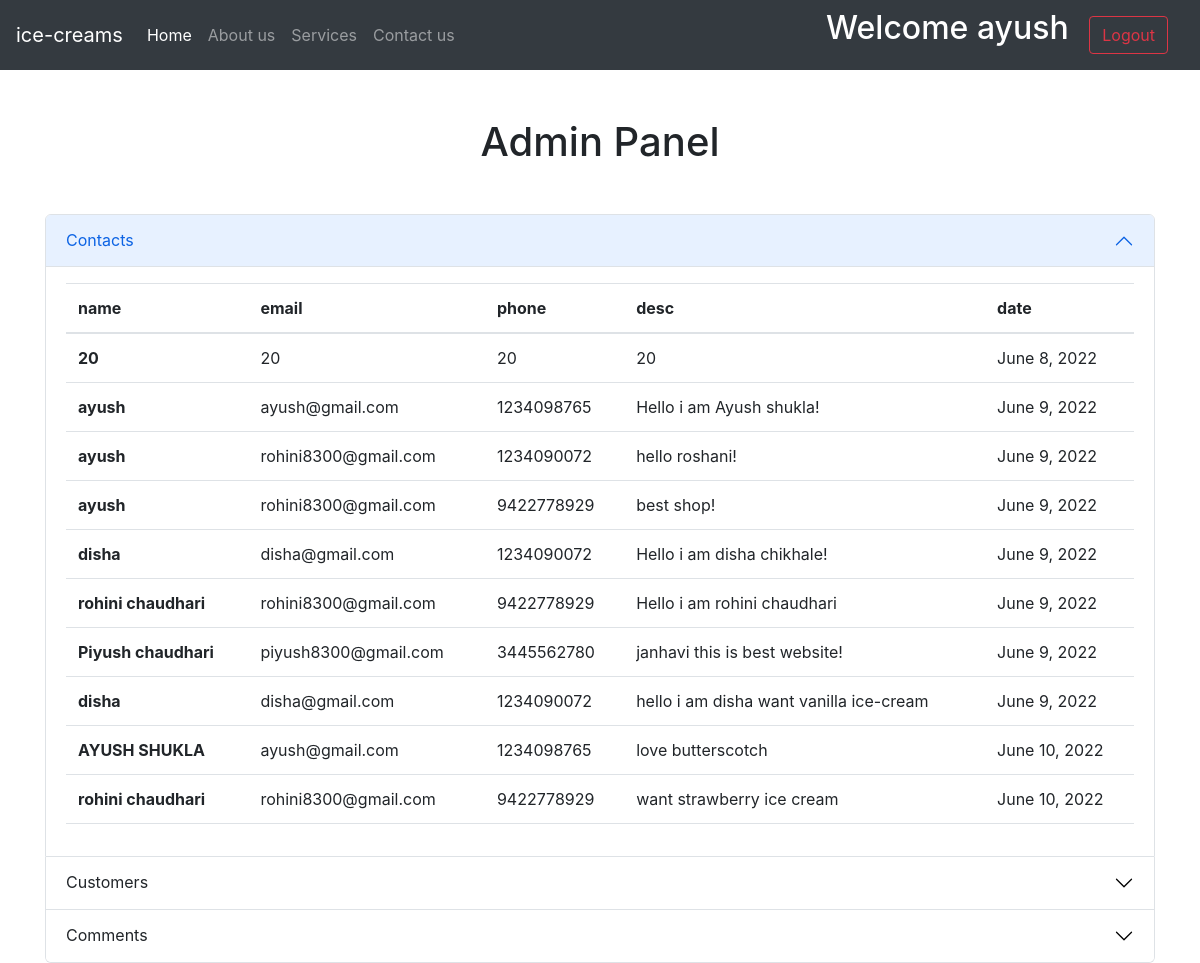
/adminpage (signed in), run on the app's committed database.
### home/models.py (models this page shows)
class Contact(models.Model):
    name =models.CharField(max_length=20,default=20 )
    email =models.CharField(max_length=202,default=20)
    phone =models.CharField(max_length=20,default=20)
    desc =models.TextField(max_length=200,default=20)
    date =models.DateField()

### home/views.py (the view)
# urls.py: path('adminpage',views.admin,name='adminpage')
def admin(request):
    user1=user.objects.all()
    cont=Contact.objects.all()
    com=comments.objects.all()
    return render(request,'admin.html',{'login':request.session['loggin'],'name':request.session['name'],'user':user1,'contact':cont,'com':com})

### templates/admin.html (shortened to what this page needs)
{% extends 'base.html' %}
{% block body %}
<h1 class='text-center m-5'>Admin Panel</h1>
<div class='container'>
    <div class="accordion" id="accordionExample">
        <div class="accordion-item">
          <h2 class="accordion-header" id="headingOne">
            <button class="accordion-button" type="button" data-bs-toggle="collapse" data-bs-target="#collapseOne" aria-expanded="true" aria-controls="collapseOne">
              Contacts
            </button>
          </h2>
          <div id="collapseOne" class="accordion-collapse collapse show" aria-labelledby="headingOne" data-bs-parent="#accordionExample">
            <div class="accordion-body">
                <table class="table">
                    <thead>
                      <tr>
                        <th scope="col">name</th>
                        <th scope="col">email</th>
                        <th scope="col">phone</th>
                        <th scope="col">desc</th>
                        <th scope="col">date</th>
                      </tr>
                    </thead>
                    <tbody>
                      {% for item in contact %}
                      <tr>
                        <th scope="row">{{item.name}}</th>
                        <td>{{item.email}}</td>
                        <td>{{item.phone}}</td>
                        <td>{{item.desc}}</td>
                        <td>{{item.date}}</td>
                      </tr>
                      {% endfor %}
                    </tbody>
                  </table>
            </div>
          </div>
        </div>
        <div class="accordion-item">
          <h2 class="accordion-header" id="headingTwo">
            <button class="accordion-button collapsed" type="button" data-bs-toggle="collapse" data-bs-target="#collapseTwo" aria-expanded="false" aria-controls="collapseTwo">
              Customers
            </button>
          </h2>
        </div>
        <div class="accordion-item">
          <h2 class="accordion-header" id="headingThree">
            <button class="accordion-button collapsed" type="button" data-bs-toggle="collapse" data-bs-target="#collapseThree" aria-expanded="false" aria-controls="collapseThree">
              Comments
            </button>
          </h2>
        </div>
      </div>
</div>
{% endblock body %}

### data on the page
Contact: name "20", email "20", phone "20", desc "20", date "June 8, 2022"
Contact: name "ayush", email "ayush@gmail.com", phone "1234098765", desc "Hello i am Ayush shukla!", date "June 9, 2022"
Contact: name "ayush", email "rohini8300@gmail.com", phone "1234090072", desc "hello roshani!", date "June 9, 2022"
Contact: name "ayush", email "rohini8300@gmail.com", phone "9422778929", desc "best shop!", date "June 9, 2022"
Contact: name "disha", email "disha@gmail.com", phone "1234090072", desc "Hello i am disha chikhale!", date "June 9, 2022"
Contact: name "rohini chaudhari", email "rohini8300@gmail.com", phone "9422778929", desc "Hello i am rohini chaudhari", date "June 9, 2022"
Contact: name "Piyush chaudhari", email "piyush8300@gmail.com", phone "3445562780", desc "janhavi this is best website!", date "June 9, 2022"
Contact: name "disha", email "disha@gmail.com", phone "1234090072", desc "hello i am disha want vanilla ice-cream", date "June 9, 2022"
Contact: name "AYUSH SHUKLA", email "ayush@gmail.com", phone "1234098765", desc "love butterscotch", date "June 10, 2022"
Contact: name "rohini chaudhari", email "rohini8300@gmail.com", phone "9422778929", desc "want strawberry ice cream", date "June 10, 2022"

### other printed values
{{ name }} "ayush"
